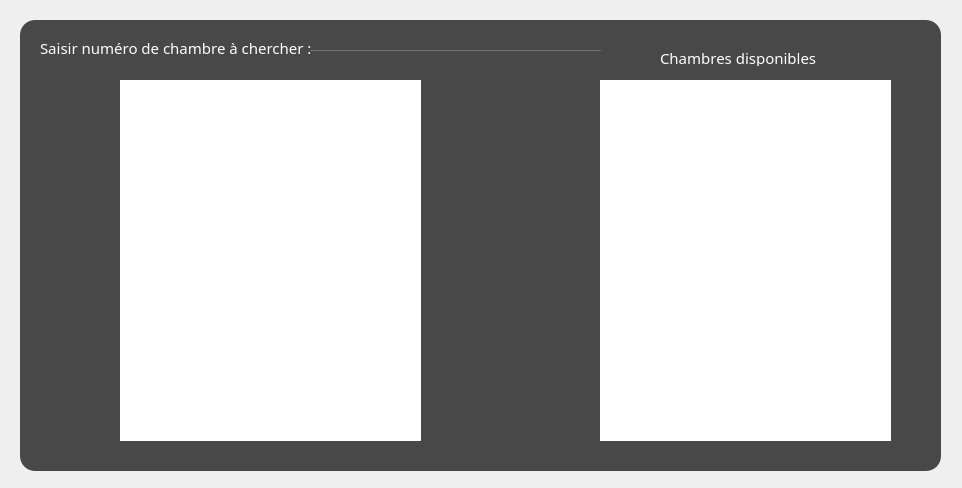
<?xml version="1.0" encoding="UTF-8"?>
<ui version="4.0">
 <class>ChambreUtilisateur</class>
 <widget class="QDialog" name="ChambreUtilisateur">
  <property name="geometry">
   <rect>
    <x>0</x>
    <y>0</y>
    <width>962</width>
    <height>488</height>
   </rect>
  </property>
  <property name="windowTitle">
   <string> Hotel</string>
  </property>
  <property name="windowIcon">
   <iconset resource="image.qrc">
    <normaloff>:/projetimages/projetimages/e.png</normaloff>:/projetimages/projetimages/e.png</iconset>
  </property>
  <property name="styleSheet">
   <string notr="true">QTableView {
selection-background-color:red;
border-radius:15px;
}

QDialog
{
	background-image:url(:/projetimages/projetimages/a.jpg);

}
*{
font-family:centry gothlic ;
font-size:15px;
}
#frame
{

	background:rgba(0,0,0,0.7);
border-radius:15px;
}
 
QLabel
{
color:white;
background:transparent;

}


QLineEdit
{
background:transparent;
border:none;
color:#717072;
border-bottom:1px solid #717072;
}</string>
  </property>
  <widget class="QFrame" name="frame">
   <property name="geometry">
    <rect>
     <x>20</x>
     <y>20</y>
     <width>921</width>
     <height>451</height>
    </rect>
   </property>
   <property name="frameShape">
    <enum>QFrame::StyledPanel</enum>
   </property>
   <property name="frameShadow">
    <enum>QFrame::Raised</enum>
   </property>
   <widget class="QTableView" name="tableViewchutil">
    <property name="geometry">
     <rect>
      <x>100</x>
      <y>60</y>
      <width>301</width>
      <height>361</height>
     </rect>
    </property>
   </widget>
   <widget class="QLabel" name="label">
    <property name="geometry">
     <rect>
      <x>20</x>
      <y>20</y>
      <width>291</width>
      <height>16</height>
     </rect>
    </property>
    <property name="text">
     <string>Saisir numéro de chambre à chercher :</string>
    </property>
   </widget>
   <widget class="QLineEdit" name="chambrechercher_txt">
    <property name="geometry">
     <rect>
      <x>290</x>
      <y>10</y>
      <width>291</width>
      <height>21</height>
     </rect>
    </property>
   </widget>
   <widget class="QLabel" name="label_2">
    <property name="geometry">
     <rect>
      <x>640</x>
      <y>30</y>
      <width>161</width>
      <height>16</height>
     </rect>
    </property>
    <property name="text">
     <string>Chambres disponibles :</string>
    </property>
   </widget>
   <widget class="QTableView" name="tableViewchdispoutil">
    <property name="geometry">
     <rect>
      <x>580</x>
      <y>60</y>
      <width>291</width>
      <height>361</height>
     </rect>
    </property>
   </widget>
  </widget>
 </widget>
 <resources>
  <include location="image.qrc"/>
 </resources>
 <connections/>
</ui>
